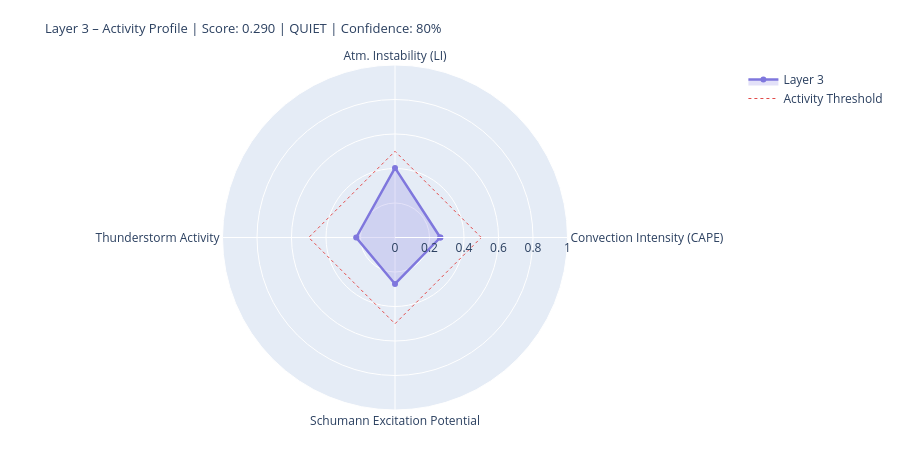

Source (notebook cell):
### Markdown cell above
---
## 4. State Assessment & Handoff to Layer 4/5

### Code cell
# ============================================================
# LAYER-3-SCORE
# Five dynamic components
# ============================================================

def norm(v, lo, hi):
    if v is None or (isinstance(v, float) and math.isnan(v)): return None
    return round(max(0.0, min(1.0, (v - lo) / (hi - lo))), 4)

# --- 1) Convection intensity (global CAPE mean) ---
cape_mean = df_atm['cape'].dropna().mean() if not df_atm.empty else None
conv_score = norm(cape_mean, 0, 3000)
conv_src   = 'primary' if cape_mean is not None else 'missing'

# --- 2) Atmospheric instability (LI mean) ---
li_mean   = df_atm['li'].dropna().mean() if not df_atm.empty else None
# Negative LI = unstable → higher score
instab_score = norm(-li_mean if li_mean is not None else None, -6, 6)
instab_src   = 'primary' if li_mean is not None else 'missing'

# --- 3) Thunderstorm activity (mean thunder score + WMO count) ---
thunder_mean = df_atm['thunder_score'].mean() if not df_atm.empty else None
n_thunder    = int(df_atm['thunderstorm'].sum()) if not df_atm.empty else 0
thunder_score_val = norm(
    (thunder_mean or 0) * 0.7 + n_thunder * 0.1, 0, 1.0
) if thunder_mean is not None else None
thunder_src = 'primary'

# --- 4) Schumann excitation potential (weighted Schumann contribution) ---
schumann_pot = df_atm['schumann_contribution'].mean() if not df_atm.empty else None
# Boosted by Layer-2 thunderstorm trigger
if schumann_pot is not None and l2_thunder:
    schumann_pot = min(1.0, schumann_pot * 1.2)
schumann_score = norm(schumann_pot, 0, 1.0) if schumann_pot is not None else None
schumann_src   = 'derived'

# --- 5) Storm activity (NASA EONET) ---
# Distinction: None = data not loaded, 0.0 = loaded but no events
storm_score = None
storm_src   = 'missing'
if raw.get('storms') is not None:          # API reached successfully
    storm_score = norm(len(storm_events), 0, 30) if storm_events else 0.0
    storm_src   = 'primary'

# X-Ray and Kp: context only, not in dynamic score
# (X-Ray = Layer-0/4 driver; Kp = geomagnetic index, not a lightning proxy)
xray_context = None
if raw.get('xray'):
    df_xc = pd.DataFrame(raw['xray'])
    fc = next((c for c in df_xc.columns
               if any(k in c.lower() for k in ['flux','long']) and 'time' not in c.lower()),
              df_xc.columns[1])
    df_xc[fc] = pd.to_numeric(df_xc[fc], errors='coerce')
    xray_last = df_xc[fc].dropna().iloc[-1] if not df_xc[fc].dropna().empty else None
    if xray_last:
        xray_class = ('X' if xray_last>=1e-4 else 'M' if xray_last>=1e-5
                      else 'C' if xray_last>=1e-6 else 'B')
        xray_context = {'flux': float(xray_last), 'class': xray_class}
        print(f'X-Ray context: {xray_class}-class ({xray_last:.2e} W/m²)')

# --- Aggregate ---
COMPONENTS = {
    'Convection Intensity (CAPE)':  {'score': conv_score,       'source': conv_src,    'dynamic': True},
    'Atm. Instability (LI)':         {'score': instab_score,     'source': instab_src,  'dynamic': True},
    'Thunderstorm Activity':              {'score': thunder_score_val, 'source': thunder_src, 'dynamic': True},
    'Schumann Excitation Potential':   {'score': schumann_score,   'source': schumann_src,'dynamic': True},
    'Active Storm Events (EONET)': {'score': storm_score,      'source': storm_src,   'dynamic': True},
}

available   = {k: v['score'] for k, v in COMPONENTS.items() if v['score'] is not None}
unavailable = [k for k, v in COMPONENTS.items() if v['score'] is None]
layer3_score = round(sum(available.values()) / len(available), 4) if available else None
confidence   = round(len(available) / len(COMPONENTS), 2)
level = ('unknown' if layer3_score is None
         else 'quiet'   if layer3_score < 0.3
         else 'moderate' if layer3_score < 0.6
         else 'active')
dominant_l3 = max(available, key=available.get) if available else 'none'

# --- Ausgabe ---
W = 68
print('=' * W)
print('LAYER 3 – ATMOSPHERE / WEATHER / THUNDERSTORMS – STATE ASSESSMENT')
print('=' * W)
for name, comp in COMPONENTS.items():
    s = comp['score']
    if s is not None:
        bar = '█' * int(s * 20) + '░' * (20 - int(s * 20))
        print(f'  {name:<36} {bar}  {s:.3f}  [{comp["source"]}]')
    else:
        print(f'  {name:<36} {"─" * 20}  n/a   [missing]')
print('-' * W)
print(f'  Score:        {layer3_score:.3f}  ({len(available)}/{len(COMPONENTS)} components)')
print(f'  Confidence:   {confidence:.0%}')
print(f'  Level:        {level.upper()}')
print(f'  Dominant:     {dominant_l3}')
print(f'  CAPE mean:    {cape_mean:.0f} J/kg' if cape_mean else '  CAPE mean:    n/a')
print(f'  LI mean:      {li_mean:.1f} K' if li_mean is not None else '  LI mean:      n/a')
print(f'  Thunderstorms:{n_thunder} points (WMO)  +  {len(storm_events)} NASA EONET')
print('=' * W)

# Radar
cats   = list(available.keys())
vals_r = list(available.values())
if len(cats) >= 3:
    fig = go.Figure()
    fig.add_trace(go.Scatterpolar(
        r=vals_r + [vals_r[0]], theta=cats + [cats[0]],
        fill='toself', fillcolor='rgba(127,119,221,0.22)',
        line=dict(color='#7F77DD', width=2.5), name='Layer 3'
    ))
    fig.add_trace(go.Scatterpolar(
        r=[0.5] * (len(cats)+1), theta=cats + [cats[0]],
        line=dict(color='#E24B4A', dash='dot', width=1),
        mode='lines', name='Activity Threshold'
    ))
    fig.update_layout(
        title=dict(
            text=f'Layer 3 – Activity Profile | Score: {layer3_score:.3f} | {level.upper()} | Confidence: {confidence:.0%}',
            font=dict(size=13)
        ),
        polar=dict(radialaxis=dict(visible=True, range=[0, 1])),
        height=450, showlegend=True,
        margin=dict(l=60, r=60, t=65, b=40)
    )
    fig.show()

### Figure 1 — Plotly figure (JSON) as saved in the notebook; plotly's stock layout.template omitted (floating-point values rounded to 4 significant figures)
{"data": [{"fill": "toself", "fillcolor": "rgba(127,119,221,0.22)", "line": {"color": "#7F77DD", "width": 2.5}, "name": "Layer 3", "r": [0.2627, 0.4033, 0.225, 0.2692, 0.2627], "theta": ["Convection Intensity (CAPE)", "Atm. Instability (LI)", "Thunderstorm Activity", "Schumann Excitation Potential", "Convection Intensity (CAPE)"], "type": "scatterpolar"}, {"line": {"color": "#E24B4A", "dash": "dot", "width": 1}, "mode": "lines", "name": "Activity Threshold", "r": [0.5, 0.5, 0.5, 0.5, 0.5], "theta": ["Convection Intensity (CAPE)", "Atm. Instability (LI)", "Thunderstorm Activity", "Schumann Excitation Potential", "Convection Intensity (CAPE)"], "type": "scatterpolar"}], "layout": {"height": 450, "margin": {"b": 40, "l": 60, "r": 60, "t": 65}, "polar": {"radialaxis": {"range": [0, 1], "visible": true}}, "showlegend": true, "title": {"font": {"size": 13}, "text": "Layer 3 – Activity Profile | Score: 0.290 | QUIET | Confidence: 80%"}}}
